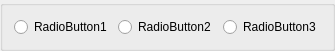
<ui version="4.0" >
 <class>DlgRef_3Radio_QTD</class>
 <widget class="QWidget" name="DlgRef_3Radio_QTD" >
  <property name="geometry" >
   <rect>
    <x>0</x>
    <y>0</y>
    <width>335</width>
    <height>44</height>
   </rect>
  </property>
  <property name="windowTitle" >
   <string/>
  </property>
  <layout class="QGridLayout" >
   <property name="leftMargin" >
    <number>0</number>
   </property>
   <property name="topMargin" >
    <number>0</number>
   </property>
   <property name="rightMargin" >
    <number>0</number>
   </property>
   <property name="bottomMargin" >
    <number>0</number>
   </property>
   <property name="horizontalSpacing" >
    <number>6</number>
   </property>
   <property name="verticalSpacing" >
    <number>6</number>
   </property>
   <item row="0" column="0" >
    <widget class="QGroupBox" name="GroupBox1" >
     <property name="title" >
      <string/>
     </property>
     <layout class="QHBoxLayout" >
      <item>
       <widget class="QRadioButton" name="RadioButton1" >
        <property name="text" >
         <string>RadioButton1</string>
        </property>
       </widget>
      </item>
      <item>
       <widget class="QRadioButton" name="RadioButton2" >
        <property name="text" >
         <string>RadioButton2</string>
        </property>
       </widget>
      </item>
      <item>
       <widget class="QRadioButton" name="RadioButton3" >
        <property name="text" >
         <string>RadioButton3</string>
        </property>
       </widget>
      </item>
     </layout>
    </widget>
   </item>
  </layout>
 </widget>
 <layoutdefault spacing="6" margin="11" />
 <pixmapfunction>qPixmapFromMimeSource</pixmapfunction>
 <tabstops>
  <tabstop>RadioButton1</tabstop>
  <tabstop>RadioButton2</tabstop>
  <tabstop>RadioButton3</tabstop>
 </tabstops>
 <resources/>
 <connections/>
</ui>
